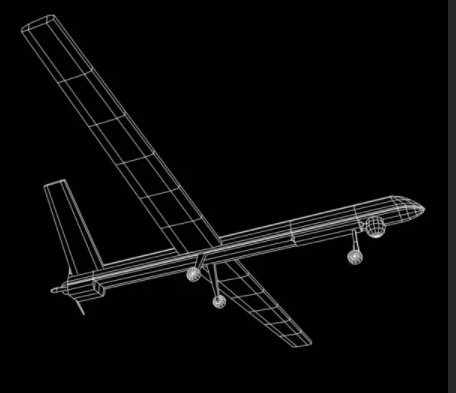
#> input picture Goruntuİsleme/iha son .png, 456 x 393 px
$ python texting.py
#> lines starting #> are read from the running program, lines starting #| are printed output that depends on the picture
import cv2 as cv

yazdir = cv.imread("iha son .png")
#> yazdir is the input picture: shape (393, 456, 3); mean B, G, R 8.5, 8.5, 8.5
resim=cv.putText(yazdir,"merhaba ben sezer bu da benim İHA'm ",(10,100),cv.FONT_ITALIC,1,(0,250,0),3,None,None)
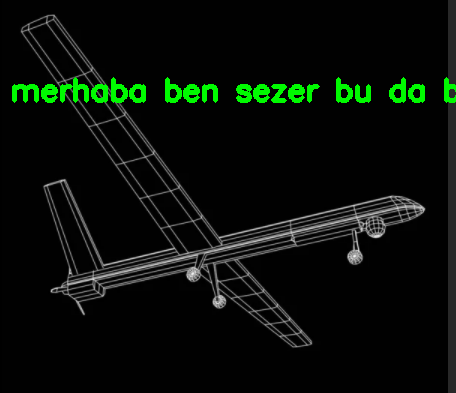
#> resim: shape (393, 456, 3); mean B, G, R 8.4, 14.5, 8.4

cv.imshow("pencere",yazdir)
cv.waitKey(0)
